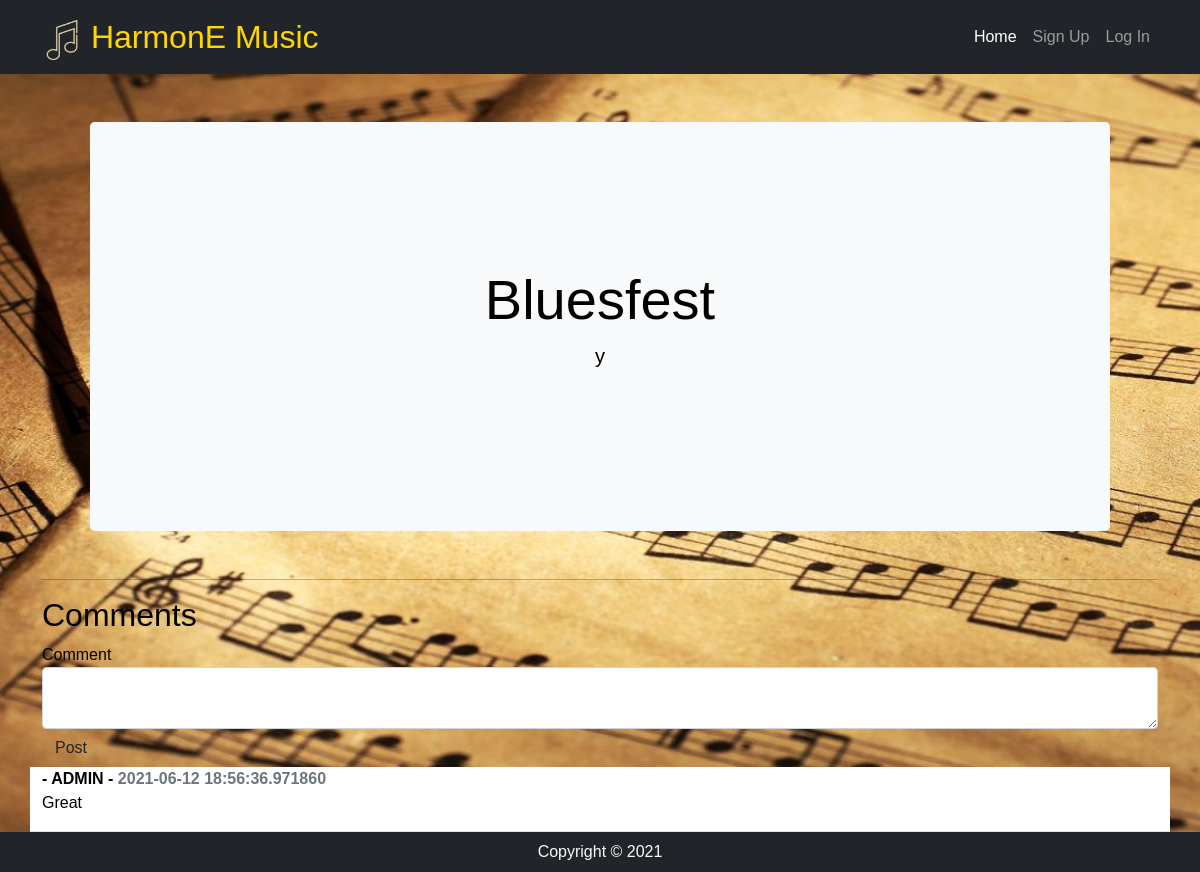
Screenshot of /events/2 with the database file from the repository.
### music/models.py (models this page shows, shortened)
class MusicEvent(db.Model):
    __tablename__ = 'events'
    id = db.Column(db.Integer, primary_key=True)
    EventName = db.Column(db.String(100), index=True, nullable=False)
    EventCreator = db.Column(db.Integer, db.ForeignKey('users.id'))
    EventImage = db.Column(db.String(400), index=True, nullable=False)
    EventGenre = db.Column(db.String(100), index=True, nullable=False)
    EventDescription = db.Column(db.String(200), index=True, nullable=False)
    EventVenue = db.Column(db.String(200), index=True, nullable=False)
    EventStart = db.Column(db.String(200), index=True, nullable=False)
    EventEnd = db.Column(db.String(200), index=True, nullable=False)
    EventTickets = db.Column(db.Integer, index=True, nullable=False)
    EventStatus = db.Column(db.String(200), index=True, nullable=False)
    comments = db.relationship('Comment', backref='events')

class Comment(db.Model):
    __tablename__ = 'comments'
    id = db.Column(db.Integer, primary_key=True)
    text = db.Column(db.String(400))
    created_at = db.Column(db.DateTime, default=datetime.now())
    user_id = db.Column(db.Integer, db.ForeignKey('users.id'))
    event_id = db.Column(db.Integer, db.ForeignKey('events.id'))

class User(db.Model, UserMixin):
    __tablename__='users' # good practice to specify table name
    id = db.Column(db.Integer, primary_key=True)
    name = db.Column(db.String(100), index=True, unique=True, nullable=False)
    emailid = db.Column(db.String(100), index=True, nullable=False)
    contactnumber = db.Column(db.String(10), index=True, nullable=False)
    addres = db.Column(db.String(100), index=True, nullable=False)
    password_hash = db.Column(db.String(255), nullable=False)
    role = db.Column(db.String(200), index=True, nullable=False)
    events = db.relationship('MusicEvent', backref='users')
    comments = db.relationship('Comment', backref='users')

### music/events.py (the view)
@bp.route('/<id>')
def show(id):
  event = MusicEvent.query.filter_by(id=id).first()
  cform = CommentForm()
  return render_template('events/show.html', event=event, form=cform)

### music/forms.py
class CommentForm(FlaskForm):
    text = TextAreaField('Comment', [InputRequired()])
    submit = SubmitField('Post')

### music/templates/events/show.html (shortened to what this page needs)
{% extends 'base.html' %}
{% import "bootstrap/wtf.html" as wtf %}
{% block content %}
<div class="container">
    <div class="position-relative overflow-hidden p-3 p-md-5 m-md-5 text-center bg-light rounded-3">
        <div class="col-md-5 p-lg-5 mx-auto my-5">
            <h1 class="display-4 fw-normal">{{event.EventName}}</h1>
            <p class="lead fw-normal">{{event.EventDescription}}</p>
        </div>
    </div>
    <hr>
    <div class="row">
        <div class="col-md-12">
            <h2>Comments</h1>
        </div>
    </div>
    <div>
        {{wtf.quick_form(form,
        "/events/{0}/comment".format(event.id))}}
    </div>
    {% for comment in event.comments %}
    <div class="row border-bottom">
        <div class="col-md-12" style="background-color: white; border: 2px black;">
            <b> - {{comment.users.name}} - <span class="ml-2 text-muted">{{comment.created_at}}</span></b>
            <p>{{comment.text}}</p>
        </div>
    </div>
    {% endfor %}
</div>
{% endblock %}

### music/static/styles.css (style rules this page uses)
body { padding: 0%; margin: 0%; min-height: 100vh; font-family: 'Rubik', sans-serif; color: var(--info-colour); }
.site-content { background-image: url('images/sheetmusic.jpg'); background-attachment: fixed; background-size: cover; }

### rows the page displays
MusicEvent: EventName "Bluesfest", EventDescription "y"
Comment: users.name "ADMIN", created_at "2021-06-12 18:56:36.971860", text "Great"
